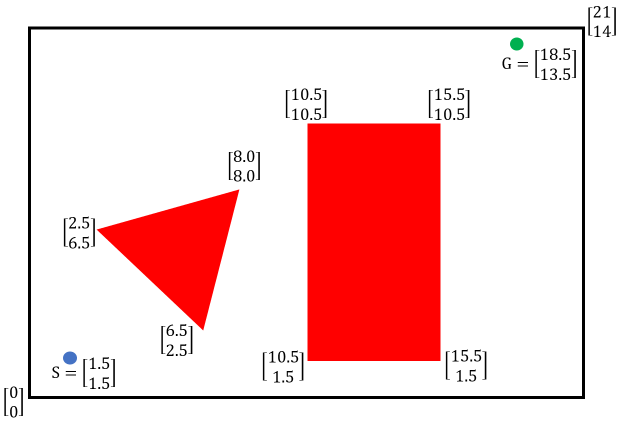
#> input picture Assignment_05_Planning/Assignment5_tel280.png, 1256 x 844 px (shown at 1/2 size)
$ python tel280_2.py
#> lines starting #> are read from the running program, lines starting #| are printed output that depends on the picture; after the words box and inside, x2 and y2 are one past the last pixel; in counts of white or black regions, pixels touching at a corner belong together
import skimage
import matplotlib.pyplot as plt
import numpy as np


class Squared(object):
    def __init__(self, x, y, x_start, x_stop, y_start, y_stop):
        self.x = x
        self.y = y
        self.x_start = x_start
        self.x_stop = x_stop
        self.y_start = y_start
        self.y_stop = y_stop
        self.free = True
        self.goal = False
        self.start = False
        self.G = 0
        self.H = 0
        self.F = self.G + self.H
        self.parent = None

    def check_box(self, image):
        for k in np.arange(self.x_start, self.x_stop, 1):
            for o in np.arange(self.y_start, self.y_stop, 1):
                red = image[int(o), int(k), 0]
                green = image[int(o), int(k), 1]
                blue = image[int(o), int(k), 2]
                if red > 200 and green < 1 and blue < 1:
                    self.free = False
                    break

                elif green > 200 and red < 200 and blue < 200:
                    self.goal = True
                    break

                elif blue > 200 and red < 200 and green < 200:
                    self.start = True
                    break


if __name__ == '__main__':

    # %% Initialising

    im = skimage.io.imread('Assignment5_tel280.png')
#> im is the input picture: shape (844, 1256, 3); mean R, G, B 246.9, 207.6, 207.6
    xstart = x__start = 0
    xstop = x__stop = 1169
    ystart = 0
    ystop = y__stop = 797
    grid_sizex = 0
    stepx = (xstop-xstart)/22
    grid_sizey = 0
    stepy = (ystop-ystart)/15

    list_of_nodes = []
    x__stop = x__start + stepx
    for i in range(21):
        x__start += stepx
        x__stop += stepx
        y__start = ystart
        y__stop = y__start + stepy
        for j in range(14):
            y__start += stepy
            y__stop += stepy
            list_of_nodes.append(Squared(i, j, x__start, x__stop, y__start, y__stop))
            im[int(y__start):int(y__stop), int(x__start)] = 0
            im[int(y__start):int(y__stop), int(x__stop)] = 0
            im[int(y__start), int(x__start):int(x__stop)] = 0
            im[int(y__start), int(x__stop):int(x__stop)] = 0
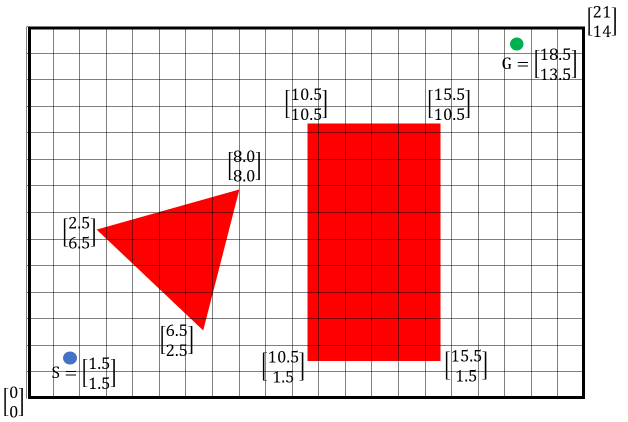
#> im: shape (844, 1256, 3) (shown at 1/2 size); 2.76% of pixels changed, all inside (x1, y1, x2, y2) = (53, 53, 1164, 797)

    for element, node in enumerate(list_of_nodes):
        node.check_box(im)

    # %% A* mapping
    plt.imshow(im)
    plt.show()
    im2 = im

    open_list = []
    closed_list = []
    for i in range(len(list_of_nodes)):
        if list_of_nodes[i].start:
            start_square = list_of_nodes[i]
            open_list.append(list_of_nodes[i])

    for i in range(len(list_of_nodes)):
        if list_of_nodes[i].goal:
            goal_square = list_of_nodes[i]

    run = True
    while run:
        open_list.sort(key=lambda x: x.F)
        q = open_list[0]

        # find neighbour_cell
        neighbour_cell = []
        for i in range(len(list_of_nodes)):
            if list_of_nodes[i].y == q.y - 1 \
                    and list_of_nodes[i].x == q.x \
                    and list_of_nodes[i].free:
                upper = list_of_nodes[i]

            elif list_of_nodes[i].y == q.y - 1 \
                    and list_of_nodes[i].x == q.x + 1 \
                    and list_of_nodes[i].free:
                upper_right = list_of_nodes[i]

            elif list_of_nodes[i].x == q.x + 1 \
                    and list_of_nodes[i].y == q.y \
                    and list_of_nodes[i].free:
                right = list_of_nodes[i]

            elif list_of_nodes[i].x == q.x + 1 \
                    and list_of_nodes[i].y == q.y + 1 \
                    and list_of_nodes[i].free:
                lower_right = list_of_nodes[i]

            elif list_of_nodes[i].y == q.y + 1 \
                    and list_of_nodes[i].x == q.x \
                    and list_of_nodes[i].free:
                lower = list_of_nodes[i]

            elif list_of_nodes[i].y == q.y + 1 \
                    and list_of_nodes[i].x == q.x - 1 \
                    and list_of_nodes[i].free:
                lower_left = list_of_nodes[i]

            elif list_of_nodes[i].x == q.x - 1 \
                    and list_of_nodes[i].y == q.y \
                    and list_of_nodes[i].free:
                left = list_of_nodes[i]

            elif list_of_nodes[i].x == q.x - 1 \
                    and list_of_nodes[i].y == q.y - 1 \
                    and list_of_nodes[i].free:
                upper_left = list_of_nodes[i]

        neighbour_cell = [upper, upper_left, left, lower_left,
                          lower, lower_right, right, upper_right]

        for i in range(len(neighbour_cell)):

            dx = abs(goal_square.x - neighbour_cell[i].x)
            dy = abs(goal_square.y - neighbour_cell[i].y)
            neighbour_cell[i].H = (dx + dy)  # + (np.sqrt(2) - 2) * min(dx, dy)  # Only used for Diagonal distance

            dx = abs(start_square.x - neighbour_cell[i].x)
            dy = abs(start_square.y - neighbour_cell[i].y)
            neighbour_cell[i].G = (dx + dy)  # + (np.sqrt(2) - 2) * min(dx, dy)  # Only used for Diagonal distance

            neighbour_cell[i].F = neighbour_cell[i].G + neighbour_cell[i].H

            im[int(neighbour_cell[i].y_start):int(neighbour_cell[i].y_stop),
            int(neighbour_cell[i].x_start):int(neighbour_cell[i].x_stop), 2] = 0
            im[int(neighbour_cell[i].y_start):int(neighbour_cell[i].y_stop),
            int(neighbour_cell[i].x_start):int(neighbour_cell[i].x_stop), 0] = 0
            im[int(neighbour_cell[i].y_start):int(neighbour_cell[i].y_stop),
            int(neighbour_cell[i].x_start):int(neighbour_cell[i].x_stop), 1] = 255

            if neighbour_cell[i].parent is None:
                neighbour_cell[i].parent = q

        temp = []
        not_add = []
        for i in range(len(neighbour_cell)):
            for j in range(len(open_list)):
                """if a node with the same position as successor is in the OPEN list which
                has a lower f than successor, skip this successor"""
                if (neighbour_cell[i].y == open_list[j].y
                        and neighbour_cell[i].x == open_list[j].x
                        and neighbour_cell[i].F >= open_list[j].F):
                    not_add.append(neighbour_cell[i])

                elif (neighbour_cell[i].y == open_list[j].y
                      and neighbour_cell[i].x == open_list[j].x
                      and neighbour_cell[i].F < open_list[j].F):
                    open_list.remove(open_list[j])

            for j in range(len(closed_list)):
                """if a node with the same position as successor  is in the CLOSED list which
                has a lower f than successor, skip this successor"""
                if (neighbour_cell[i].y == closed_list[j].y
                        and neighbour_cell[i].x == closed_list[j].x
                        and neighbour_cell[i].F >= closed_list[j].F):
                    not_add.append(neighbour_cell[i])

                elif (neighbour_cell[i].y == closed_list[j].y
                      and neighbour_cell[i].x == closed_list[j].x
                      and neighbour_cell[i].F < closed_list[j].F):
                    open_list.remove(closed_list[j])

            temp.append(neighbour_cell[i])

        for i in range(len(not_add)):
            temp.remove(not_add[i])

        for i in range(len(temp)):
            open_list.append(temp[i])

        open_list.remove(q)
        closed_list.append(q)

        for i in range(len(neighbour_cell)):
            if neighbour_cell[i].goal:
                closed_list.append(neighbour_cell[i])
                run = False
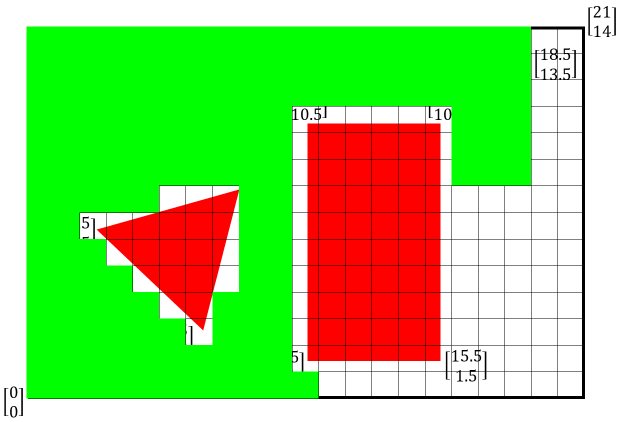
#> im: shape (844, 1256, 3) (shown at 1/2 size); mean R, G, B 142.5, 210.4, 104.6

    plt.imshow(im)
    plt.show()

    def callback(cell, start_squar, parentlist, im2):
        if start_squar.x == cell.x and start_squar.y == cell.y:
            return parentlist
        parent = cell.parent
        im2[int(cell.y_start):int(cell.y_stop), int(cell.x_start):int(cell.x_stop), 2] = 255
        im2[int(cell.y_start):int(cell.y_stop), int(cell.x_start):int(cell.x_stop), 0] = 0
        im2[int(cell.y_start):int(cell.y_stop), int(cell.x_start):int(cell.x_stop), 1] = 0
        parentlist.append(parent)
        callback(parent, start_squar, parentlist, im2)
#> in callback (call 22), `im2[int(cell.y_start):int(cell.y_stop), int(cell.x_start):int(cell.x_s..`:
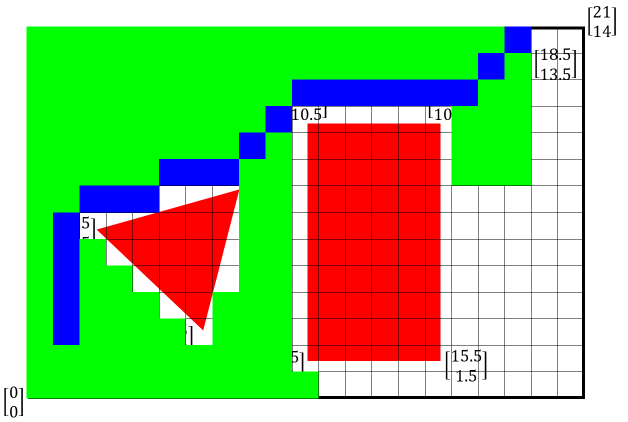
#> im2: shape (844, 1256, 3) (shown at 1/2 size); mean R, G, B 142.5, 195.4, 119.5


    closed_list.reverse()
    parentliste = []
    ans = callback(goal_square, start_square, parentliste, im2)
    plt.imshow(im2)
    plt.show()
